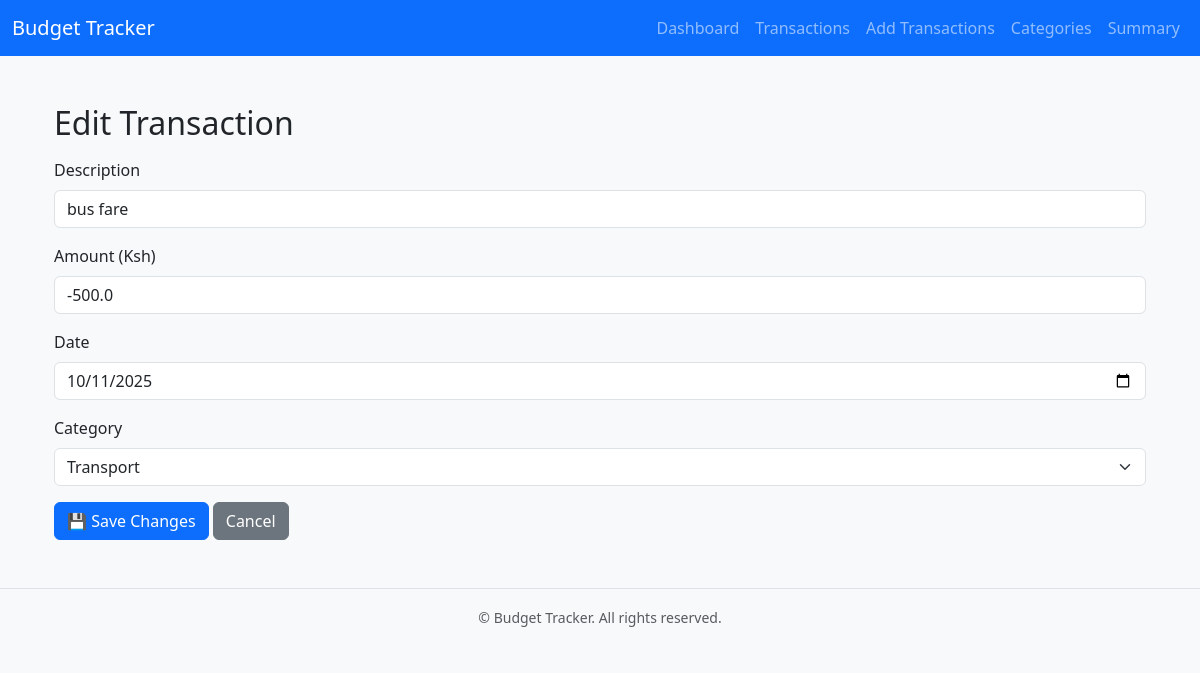
The page /transactions/edit/5 on the database as committed earlier.
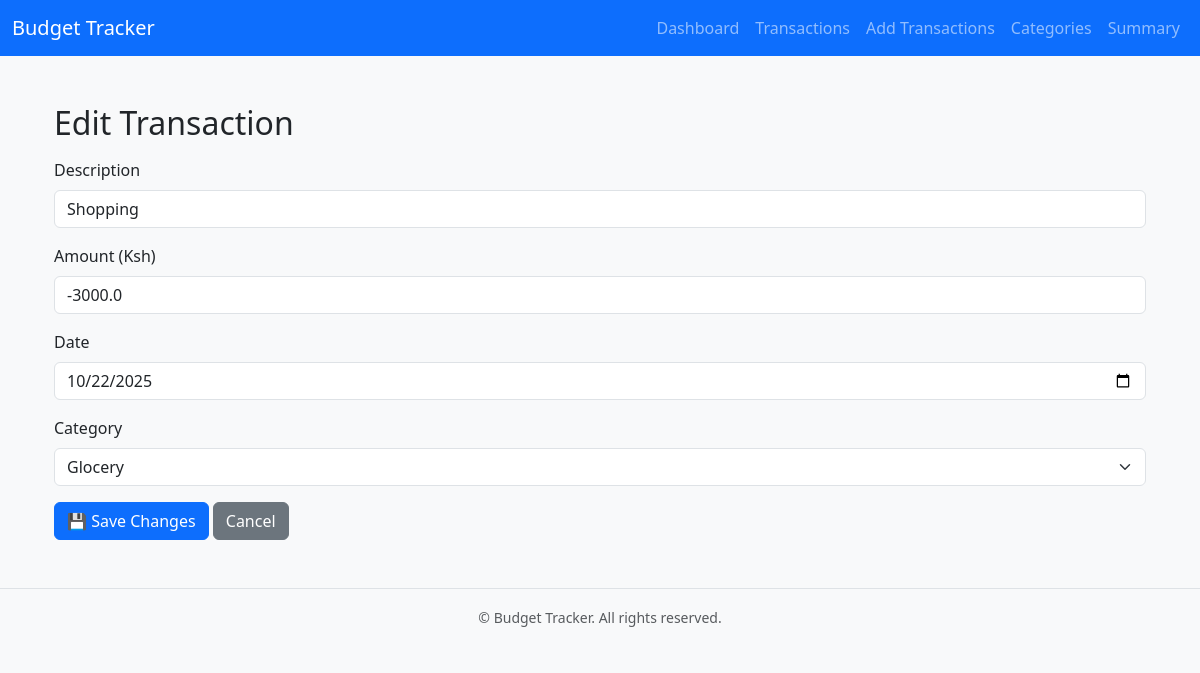
The same page on the database as committed later.
### app/models.py (models this page shows, shortened)
class Transaction(db.Model):
    id = db.Column(db.Integer, primary_key=True)
    date=db.Column(db.Date, default=datetime.utcnow)
    description = db.Column(db.String(120), nullable=False)
    amount = db.Column(db.Float, nullable=False)
    category_id = db.Column(db.Integer, db.ForeignKey('category.id'), nullable=False)

### app/routes.py (the view, shortened to what this page needs)
@bp.route('/transactions/edit/<int:id>', methods=['GET', 'POST'])
def edit_transaction(id):
    tx = Transaction.query.get_or_404(id)
    form = TransactionForm(obj=tx)  # prefill the form with the existing transaction data
    form.category_id.choices = [(c.id, c.name) for c in Category.query.all()]  # load category list
    return render_template('edit_transaction.html', form=form, transaction=tx)

### app/forms.py
class TransactionForm(FlaskForm):
    description = StringField('Description', validators=[DataRequired()])
    amount = FloatField('Amount (Ksh)', validators=[DataRequired(), NumberRange(min=-1000000, max=1000000)])
    date = DateField('Date', validators=[DataRequired()])
    category_id = SelectField('Category', coerce=int, validators=[DataRequired()])
    submit = SubmitField('Save Transaction')

### app/templates/edit_transaction.html (shortened to what this page needs)
{% extends "base.html" %}
{% block content %}
<div class="container mt-4">
    <h2 class="mb-3">Edit Transaction</h2>
    <form method="POST">
        <div class="mb-3">
            {{ form.description.label(class="form-label") }}
            {{ form.description(class="form-control", placeholder="Description") }}
        </div>
        <div class="mb-3">
            {{ form.amount.label(class="form-label") }}
            {{ form.amount(class="form-control", placeholder="Amount (Ksh)") }}
        </div>
        <div class="mb-3">
            {{ form.date.label(class="form-label") }}
            {{ form.date(class="form-control") }}
        </div>
        <div class="mb-3">
            {{ form.category_id.label(class="form-label") }}
            {{ form.category_id(class="form-select") }}
        </div>
        <button type="submit" class="btn btn-primary">💾 Save Changes</button>
        <a href="{{ url_for('main.transactions') }}" class="btn btn-secondary">Cancel</a>
    </form>
</div>
{% endblock %}

Rows that differ between the two databases and show on the page:
changed Transaction: description "bus fare" → "Shopping"; amount "-500.0" → "-3000.0"; date "10/11/2025" → "10/22/2025"; category_id "Transport" → "Glocery"
